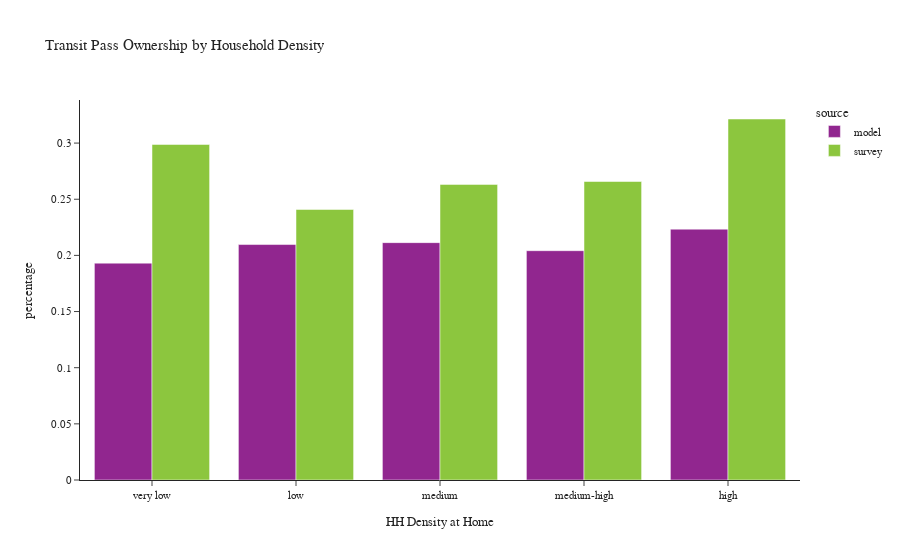

Notebook source saved alongside this figure:
### Code cell
plot_transit_pass(person, 'hh_density_group', 'Household Density', 'HH Density at Home')

### Figure 1 — Plotly figure (JSON) as saved in the notebook; plotly's stock layout.template omitted (floating-point values rounded to 4 significant figures)
{"data": [{"alignmentgroup": "True", "customdata": [[115839], [129049], [253606], [220722], [192026]], "hovertemplate": "source=model<br>hh_density_group=%{x}<br>percentage=%{y}<br>sample count=%{customdata[0]}<extra></extra>", "legendgroup": "model", "marker": {"color": "#91268F", "pattern": {"shape": ""}}, "name": "model", "offsetgroup": "model", "orientation": "v", "showlegend": true, "textposition": "auto", "type": "bar", "x": ["very low", "low", "medium", "medium-high", "high"], "xaxis": "x", "y": [0.1931, 0.2097, 0.2114, 0.2042, 0.2234], "yaxis": "y"}, {"alignmentgroup": "True", "customdata": [[348], [253], [447], [299], [253]], "hovertemplate": "source=survey<br>hh_density_group=%{x}<br>percentage=%{y}<br>sample count=%{customdata[0]}<extra></extra>", "legendgroup": "survey", "marker": {"color": "#8CC63E", "pattern": {"shape": ""}}, "name": "survey", "offsetgroup": "survey", "orientation": "v", "showlegend": true, "textposition": "auto", "type": "bar", "x": ["very low", "low", "medium", "medium-high", "high"], "xaxis": "x", "y": [0.2988, 0.2409, 0.2632, 0.2658, 0.3214], "yaxis": "y"}], "layout": {"barmode": "group", "legend": {"title": {"text": "source"}, "tracegroupgap": 0}, "title": {"text": "Transit Pass Ownership by Household Density"}, "xaxis": {"anchor": "y", "domain": [0, 1], "title": {"text": "HH Density at Home"}}, "yaxis": {"anchor": "x", "domain": [0, 1], "title": {"text": "percentage"}}}}
